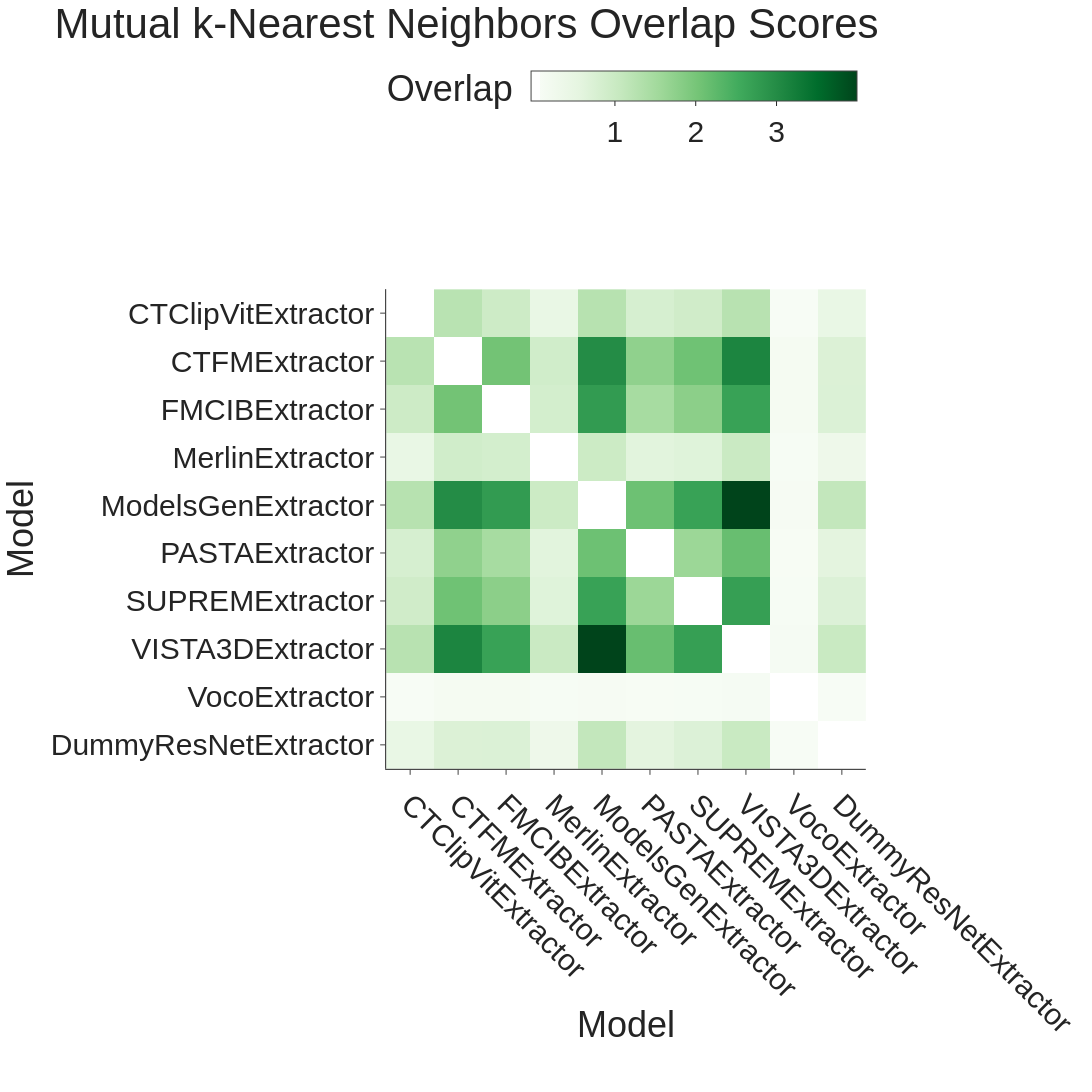

The notebook cell saved with this chart:
### Code cell
model_features = extract_model_features(data)
model_neighbors = compute_knn_indices(model_features, num_neighbors=10, metric="cosine")
overlap_matrix, model_list = compute_overlap_matrix(model_neighbors)
fig = plot_overlap_matrix(overlap_matrix, model_list, font_size=30, tickangle=45)
fig.show()

### Figure 1 — Plotly figure (JSON) as saved in the notebook; plotly's stock layout.template omitted (floating-point values rounded to 4 significant figures)
{"data": [{"coloraxis": "coloraxis", "hovertemplate": "Model: %{x}<br>Model: %{y}<br>Overlap: %{z}<extra></extra>", "name": "0", "type": "heatmap", "x": ["CTClipVitExtractor", "CTFMExtractor", "FMCIBExtractor", "MerlinExtractor", "ModelsGenExtractor", "PASTAExtractor", "SUPREMExtractor", "VISTA3DExtractor", "VocoExtractor", "DummyResNetExtractor"], "xaxis": "x", "y": ["CTClipVitExtractor", "CTFMExtractor", "FMCIBExtractor", "MerlinExtractor", "ModelsGenExtractor", "PASTAExtractor", "SUPREMExtractor", "VISTA3DExtractor", "VocoExtractor", "DummyResNetExtractor"], "yaxis": "y", "z": [[NaN, 1.235, 0.9609, 0.4469, 1.265, 0.8034, 0.9125, 1.254, 0.08343, 0.4568], [1.235, NaN, 2.049, 0.9055, 2.992, 1.73, 2.083, 3.111, 0.133, 0.7182], [0.9609, 2.049, NaN, 0.8518, 2.776, 1.466, 1.777, 2.666, 0.133, 0.7235], [0.4469, 0.9055, 0.8518, NaN, 0.9755, 0.6097, 0.6564, 1.01, 0.09393, 0.325], [1.265, 2.992, 2.776, 0.9755, NaN, 2.1, 2.668, 3.996, 0.1132, 1.104], [0.8034, 1.73, 1.466, 0.6097, 2.1, NaN, 1.597, 2.149, 0.08635, 0.5863], [0.9125, 2.083, 1.777, 0.6564, 2.668, 1.597, NaN, 2.703, 0.1004, 0.7083], [1.254, 3.111, 2.666, 1.01, 3.996, 2.149, 2.703, NaN, 0.119, 1.025], [0.08343, 0.133, 0.133, 0.09393, 0.1132, 0.08635, 0.1004, 0.119, NaN, 0.07351], [0.4568, 0.7182, 0.7235, 0.325, 1.104, 0.5863, 0.7083, 1.025, 0.07351, NaN]]}], "layout": {"coloraxis": {"colorbar": {"orientation": "h", "title": {"text": "Overlap"}, "x": 0.5, "xanchor": "center", "y": 1.02, "yanchor": "bottom"}, "colorscale": [[0, "rgb(247,252,245)"], [0.125, "rgb(229,245,224)"], [0.25, "rgb(199,233,192)"], [0.375, "rgb(161,217,155)"], [0.5, "rgb(116,196,118)"], [0.625, "rgb(65,171,93)"], [0.75, "rgb(35,139,69)"], [0.875, "rgb(0,109,44)"], [1, "rgb(0,68,27)"]]}, "font": {"family": "Arial", "size": 30}, "height": 1200, "title": {"text": "Mutual k-Nearest Neighbors Overlap Scores"}, "width": 1200, "xaxis": {"anchor": "y", "constrain": "domain", "domain": [0, 1], "scaleanchor": "y", "tickangle": 45, "title": {"text": "Model"}}, "yaxis": {"anchor": "x", "autorange": "reversed", "constrain": "domain", "domain": [0, 1], "title": {"text": "Model"}}}}
